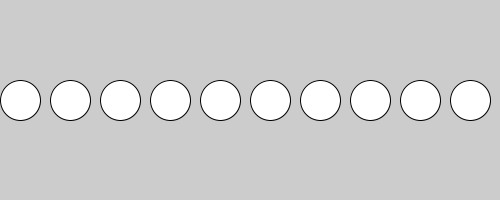
Frame 1 (no input)
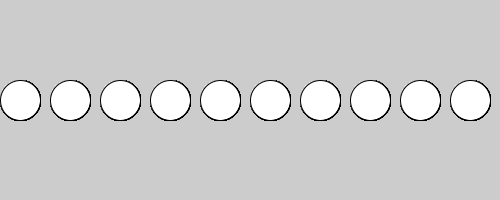
Frame 60 (the mouse pressed at the canvas centre just before this capture)
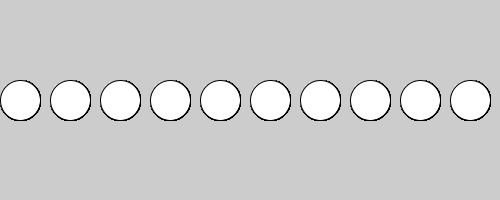
Frame 120 (the mouse held since frame 60 and released just before this capture)

The Processing sketch that drew these frames (run headless with seeded random() and noise(); from frame 60 on, the mouse is pressed at the canvas centre):

// Processing sketch: Day6_JP_for_loop_circle_fill
// ── Day6_JP_for_loop_circle_fill.pde
void setup() {
  size(500, 200);
}

void draw() {
  for (int i = 0; i < 10; i++){
    if (dist(mouseX, mouseY, i*50 + 20, 100) < 20) {
      fill(224, 101, 29);
    } else {
      fill(255);
    }
    ellipse(i*50 + 20, 100, 40, 40);
  }
}
